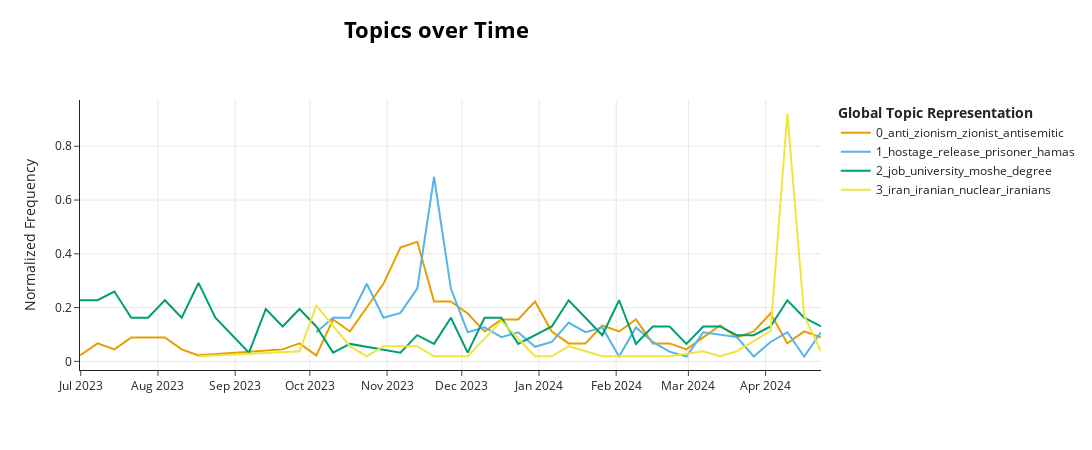

The code cell stored with this chart in its notebook:
### Code cell
topics_over_time_is['Relative Frequency'] = topics_over_time_is.groupby('Timestamp')['Frequency'].transform(lambda x: x / x.sum())

fig = topic_model_is.visualize_topics_over_time(topics_over_time_is, topics=[0, 1, 2, 3], normalize_frequency=True)
fig.show()

### Figure 1 — Plotly figure (JSON) as saved in the notebook; plotly's stock layout.template omitted (floating-point values rounded to 4 significant figures)
{"data": [{"hoverinfo": "text", "hovertext": ["<b>Topic 0</b><br>Words: antizionist, country, anzionist, anti, overflow", "<b>Topic 0</b><br>Words: bar, zionist, tender, nose, anti", "<b>Topic 0</b><br>Words: anti, semitism, zionism, antisemitic, zionist", "<b>Topic 0</b><br>Words: antisemetism, anti, semitist, zionism, semitism", "<b>Topic 0</b><br>Words: zionist, anti, semitic, midddle, stabilishe", "<b>Topic 0</b><br>Words: seriousness, prone, needless, depressed, coworker", "<b>Topic 0</b><br>Words: russian, grandmother, mother, grandma, father", "<b>Topic 0</b><br>Words: realise, proscribe, extremism, condemn, anti", "<b>Topic 0</b><br>Words: anti, criticism, antisemitism, zionist, zionism", "<b>Topic 0</b><br>Words: zionisim, aryan, nazi, difference, adhere", "<b>Topic 0</b><br>Words: semitic, anti, zionism, jews, zionist", "<b>Topic 0</b><br>Words: illuminati, anti, antisemitic, offence, antisemitism", "<b>Topic 0</b><br>Words: semitic, antisemitic, anti, antissemitism, antizionism", "<b>Topic 0</b><br>Words: zionism, antisemitic, anti, zionist, antisemitism", "<b>Topic 0</b><br>Words: zionism, zionist, anti, antisemitism, antisemitic", "<b>Topic 0</b><br>Words: zionism, anti, antisemitic, antisemitism, zionist", "<b>Topic 0</b><br>Words: antisemitic, anti, zionism, semitic, semitism", "<b>Topic 0</b><br>Words: zionism, anti, antisemitism, zionist, zionists", "<b>Topic 0</b><br>Words: antisemitism, zionism, anti, antisemitic, definition", "<b>Topic 0</b><br>Words: antisemitism, anti, zionism, zionist, misunderstanding", "<b>Topic 0</b><br>Words: zionism, anti, jews, zionist, antisemitism", "<b>Topic 0</b><br>Words: antisemitic, zionist, zionism, antisemitism, anti", "<b>Topic 0</b><br>Words: zionism, anti, zionist, antisemitic, jews", "<b>Topic 0</b><br>Words: antisemitic, zionist, post, anti, rethoric", "<b>Topic 0</b><br>Words: anti, zionist, antisemitism, semitism, correlation", "<b>Topic 0</b><br>Words: zionism, antizionism, antisemitic, anti, definition", "<b>Topic 0</b><br>Words: neturei, karta, anti, antisemitic, zionist", "<b>Topic 0</b><br>Words: definition, zionism, anti, antisemitic, zionist", "<b>Topic 0</b><br>Words: anti, antisemitism, zionist, zionism, semitism", "<b>Topic 0</b><br>Words: socialist, episode, zionist, zionists, reconcile", "<b>Topic 0</b><br>Words: occupation, mean, zionist, irrational, semitic", "<b>Topic 0</b><br>Words: iof, politican, osteoporosis, musculoskeletal, list", "<b>Topic 0</b><br>Words: database, zionist, radicalize, zionisms, derogatory", "<b>Topic 0</b><br>Words: zionism, anti, zionists, zionist, jews", "<b>Topic 0</b><br>Words: anti, zionism, zionist, zionists, radicalism", "<b>Topic 0</b><br>Words: anti, asian, semitism, society, jews", "<b>Topic 0</b><br>Words: anti, antisemitism, zionism, antisemitic, zionist", "<b>Topic 0</b><br>Words: zionism, zionist, anti, semitism, judaism", "<b>Topic 0</b><br>Words: zionist, zionism, conflate, vocal, anti", "<b>Topic 0</b><br>Words: semite, anti, zionism, jews, antizionist"], "marker": {"color": "#E69F00"}, "mode": "lines", "name": "0_anti_zionism_zionist_antisemitic", "type": "scatter", "x": ["2023-06-30T16:42:14.400000", "2023-07-07T18:08:00", "2023-07-14T12:16:00", "2023-07-21T06:24:00", "2023-08-03T18:40:00", "2023-08-10T12:48:00", "2023-08-17T06:56:00", "2023-09-20T01:36:00", "2023-09-26T19:44:00", "2023-10-03T13:52:00", "2023-10-10T08:00:00", "2023-10-17T02:08:00", "2023-10-23T20:16:00", "2023-10-30T14:24:00", "2023-11-06T08:32:00", "2023-11-13T02:40:00", "2023-11-19T20:48:00", "2023-11-26T14:56:00", "2023-12-03T09:04:00", "2023-12-10T03:12:00", "2023-12-16T21:20:00", "2023-12-23T15:28:00", "2023-12-30T09:36:00", "2024-01-06T03:44:00", "2024-01-12T21:52:00", "2024-01-19T16:00:00", "2024-01-26T10:08:00", "2024-02-02T04:16:00", "2024-02-08T22:24:00", "2024-02-15T16:32:00", "2024-02-22T10:40:00", "2024-02-29T04:48:00", "2024-03-06T22:56:00", "2024-03-13T17:04:00", "2024-03-20T11:12:00", "2024-03-27T05:20:00", "2024-04-02T23:28:00", "2024-04-09T17:36:00", "2024-04-16T11:44:00", "2024-04-23T05:52:00"], "y": [0.02226, 0.06677, 0.04451, 0.08902, 0.08902, 0.04451, 0.02226, 0.04451, 0.06677, 0.02226, 0.1558, 0.1113, 0.2003, 0.2893, 0.4228, 0.4451, 0.2226, 0.2226, 0.178, 0.1113, 0.1558, 0.1558, 0.2226, 0.1113, 0.06677, 0.06677, 0.1335, 0.1113, 0.1558, 0.06677, 0.06677, 0.04451, 0.08902, 0.1335, 0.08902, 0.1113, 0.178, 0.06677, 0.1113, 0.08902]}, {"hoverinfo": "text", "hovertext": ["<b>Topic 1</b><br>Words: hostage, thai, bangkok, prisoner, release", "<b>Topic 1</b><br>Words: hostage, release, alive, mother, article", "<b>Topic 1</b><br>Words: hostage, release, poster, kidnap, aid", "<b>Topic 1</b><br>Words: hostage, release, bomb, treat, hamas", "<b>Topic 1</b><br>Words: hostage, release, erradicate, hostages, bomb", "<b>Topic 1</b><br>Words: hostage, poster, release, prisoner, tear", "<b>Topic 1</b><br>Words: hostage, release, rescue, prisoner, poster", "<b>Topic 1</b><br>Words: hostage, release, deal, prisoner, hamas", "<b>Topic 1</b><br>Words: hostage, release, prisoner, list, alive", "<b>Topic 1</b><br>Words: hostage, release, prisoner, exchange, shalit", "<b>Topic 1</b><br>Words: hostage, poster, release, cat, body", "<b>Topic 1</b><br>Words: hostage, flair, release, prisoner, poster", "<b>Topic 1</b><br>Words: hostage, rescue, poster, nyc, megidish", "<b>Topic 1</b><br>Words: hostage, torture, release, captivity, rape", "<b>Topic 1</b><br>Words: hostage, smuggle, terror, scenario, least", "<b>Topic 1</b><br>Words: hostage, release, exchange, prisoner, day", "<b>Topic 1</b><br>Words: hostage, release, demand, deal, postwar", "<b>Topic 1</b><br>Words: hostage, release, sebutinde, rescue, proceeding", "<b>Topic 1</b><br>Words: hostage, medicine, wellbeing, truckloads, unrwa", "<b>Topic 1</b><br>Words: hostage, truce, rescue, exchange, release", "<b>Topic 1</b><br>Words: hostage, captivity, october, die, body", "<b>Topic 1</b><br>Words: hostage, release, listenin, operate, gilad", "<b>Topic 1</b><br>Words: tzachi, idan, hostage, polin, goldenberg", "<b>Topic 1</b><br>Words: hostage, glazer, sickness, alive, more", "<b>Topic 1</b><br>Words: hostage, release, rescue, knock, save", "<b>Topic 1</b><br>Words: needy, noncombatant, hostage, ngos, astonishing", "<b>Topic 1</b><br>Words: hostage, quis, amet, vel, aliquet", "<b>Topic 1</b><br>Words: hostage, release, truck, rafiah, recover", "<b>Topic 1</b><br>Words: release, hostage, terrorist, leverage, ratio", "<b>Topic 1</b><br>Words: hostage, gameshow, rescue, deal, release"], "marker": {"color": "#56B4E9"}, "mode": "lines", "name": "1_hostage_release_prisoner_hamas", "type": "scatter", "x": ["2023-10-03T13:52:00", "2023-10-10T08:00:00", "2023-10-17T02:08:00", "2023-10-23T20:16:00", "2023-10-30T14:24:00", "2023-11-06T08:32:00", "2023-11-13T02:40:00", "2023-11-19T20:48:00", "2023-11-26T14:56:00", "2023-12-03T09:04:00", "2023-12-10T03:12:00", "2023-12-16T21:20:00", "2023-12-23T15:28:00", "2023-12-30T09:36:00", "2024-01-06T03:44:00", "2024-01-12T21:52:00", "2024-01-19T16:00:00", "2024-01-26T10:08:00", "2024-02-02T04:16:00", "2024-02-08T22:24:00", "2024-02-15T16:32:00", "2024-02-22T10:40:00", "2024-02-29T04:48:00", "2024-03-06T22:56:00", "2024-03-20T11:12:00", "2024-03-27T05:20:00", "2024-04-02T23:28:00", "2024-04-09T17:36:00", "2024-04-16T11:44:00", "2024-04-23T05:52:00"], "y": [0.1083, 0.1624, 0.1624, 0.2887, 0.1624, 0.1805, 0.2707, 0.6857, 0.2707, 0.1083, 0.1263, 0.09023, 0.1083, 0.05414, 0.07218, 0.1444, 0.1083, 0.1263, 0.01805, 0.1263, 0.07218, 0.03609, 0.01805, 0.1083, 0.09023, 0.01805, 0.07218, 0.1083, 0.01805, 0.1083]}, {"hoverinfo": "text", "hovertext": ["<b>Topic 2</b><br>Words: technion, job, tech, medical, program", "<b>Topic 2</b><br>Words: work, salary, job, boss, degree", "<b>Topic 2</b><br>Words: university, job, study, developer, insight", "<b>Topic 2</b><br>Words: moshe, ari, job, work, hacker", "<b>Topic 2</b><br>Words: job, alljobs, pickle, english, speak", "<b>Topic 2</b><br>Words: job, bachelor, hire, nursing, salary", "<b>Topic 2</b><br>Words: degree, job, atuda, minimum, cyber", "<b>Topic 2</b><br>Words: salary, work, hackeru, job, study", "<b>Topic 2</b><br>Words: engineer, silicon, architect, physics, valley", "<b>Topic 2</b><br>Words: exam, carpentry, mba, program, donts", "<b>Topic 2</b><br>Words: internship, veterinarian, enrichment, jinternship, habitat", "<b>Topic 2</b><br>Words: university, degree, psychometric, job, study", "<b>Topic 2</b><br>Words: aliyah, experience, job, accommodation, work", "<b>Topic 2</b><br>Words: job, study, work, master, degree", "<b>Topic 2</b><br>Words: internship, university, program, archeology, masters", "<b>Topic 2</b><br>Words: bringing, undergrad, ngos, involved, master", "<b>Topic 2</b><br>Words: skeyim, hourly, btn, sizi, sizin", "<b>Topic 2</b><br>Words: job, dxnker, refund, team, vacancy", "<b>Topic 2</b><br>Words: electrician, schabak, work, worker, repatriate", "<b>Topic 2</b><br>Words: ulpan, etzion, psychometrics, psychometric, arabic", "<b>Topic 2</b><br>Words: aliyah, job, university, degree, attorney", "<b>Topic 2</b><br>Words: degree, grow, eduction, druse, dentist", "<b>Topic 2</b><br>Words: ulpan, anthropology, degree, study, science", "<b>Topic 2</b><br>Words: georgia, university, masa, program, semester", "<b>Topic 2</b><br>Words: bagrut, check, company, score, elementary", "<b>Topic 2</b><br>Words: job, degree, linkedin, school, experience", "<b>Topic 2</b><br>Words: hebrew, radiologist, university, job, study", "<b>Topic 2</b><br>Words: cyber, job, market, tutor, skilled", "<b>Topic 2</b><br>Words: alumnus, study, tuition, tau, university", "<b>Topic 2</b><br>Words: exam, job, english, study, university", "<b>Topic 2</b><br>Words: job, hebrew, nefesh, find, hopeless", "<b>Topic 2</b><br>Words: job, ulpan, degree, aliyah, mba", "<b>Topic 2</b><br>Words: guard, earn, dear, idc, israelites", "<b>Topic 2</b><br>Words: december, graduate, aliyah, university, job", "<b>Topic 2</b><br>Words: university, haifa, study, master, requirement", "<b>Topic 2</b><br>Words: consulting, certification, yael, job, comptia", "<b>Topic 2</b><br>Words: degree, azerbaijani, master, bootcamp, job", "<b>Topic 2</b><br>Words: program, english, technion, summer, job", "<b>Topic 2</b><br>Words: job, salary, alya, experience, hour", "<b>Topic 2</b><br>Words: job, ulpan, university, degree, science", "<b>Topic 2</b><br>Words: job, ganenet, salary, work, degree", "<b>Topic 2</b><br>Words: job, bachelor, masa, work, interview"], "marker": {"color": "#009E73"}, "mode": "lines", "name": "2_job_university_moshe_degree", "type": "scatter", "x": ["2023-06-30T16:42:14.400000", "2023-07-07T18:08:00", "2023-07-14T12:16:00", "2023-07-21T06:24:00", "2023-07-28T00:32:00", "2023-08-03T18:40:00", "2023-08-10T12:48:00", "2023-08-17T06:56:00", "2023-08-24T01:04:00", "2023-08-30T19:12:00", "2023-09-06T13:20:00", "2023-09-13T07:28:00", "2023-09-20T01:36:00", "2023-09-26T19:44:00", "2023-10-03T13:52:00", "2023-10-10T08:00:00", "2023-10-17T02:08:00", "2023-11-06T08:32:00", "2023-11-13T02:40:00", "2023-11-19T20:48:00", "2023-11-26T14:56:00", "2023-12-03T09:04:00", "2023-12-10T03:12:00", "2023-12-16T21:20:00", "2023-12-23T15:28:00", "2024-01-06T03:44:00", "2024-01-12T21:52:00", "2024-01-19T16:00:00", "2024-01-26T10:08:00", "2024-02-02T04:16:00", "2024-02-08T22:24:00", "2024-02-15T16:32:00", "2024-02-22T10:40:00", "2024-02-29T04:48:00", "2024-03-06T22:56:00", "2024-03-13T17:04:00", "2024-03-20T11:12:00", "2024-03-27T05:20:00", "2024-04-02T23:28:00", "2024-04-09T17:36:00", "2024-04-16T11:44:00", "2024-04-23T05:52:00"], "y": [0.2272, 0.2272, 0.2597, 0.1623, 0.1623, 0.2272, 0.1623, 0.2922, 0.1623, 0.09738, 0.03246, 0.1948, 0.1298, 0.1948, 0.1298, 0.03246, 0.06492, 0.03246, 0.09738, 0.06492, 0.1623, 0.03246, 0.1623, 0.1623, 0.06492, 0.1298, 0.2272, 0.1623, 0.09738, 0.2272, 0.06492, 0.1298, 0.1298, 0.06492, 0.1298, 0.1298, 0.09738, 0.09738, 0.1298, 0.2272, 0.1623, 0.1298]}, {"hoverinfo": "text", "hovertext": ["<b>Topic 3</b><br>Words: radiation, sufficient, nuclear, iran, bomb", "<b>Topic 3</b><br>Words: iranians, explainantion, msgs, syria, meet", "<b>Topic 3</b><br>Words: iran, iranian, russia, regime, mediterranean", "<b>Topic 3</b><br>Words: iran, iranian, shah, russia, attack", "<b>Topic 3</b><br>Words: iran, iranian, regime, hezbolah, missile", "<b>Topic 3</b><br>Words: iran, khameini, altruism, plo, strained", "<b>Topic 3</b><br>Words: iran, iranian, bull, threat, coward", "<b>Topic 3</b><br>Words: iran, iranians, regime, iranian, turkey", "<b>Topic 3</b><br>Words: nuclear, pakistan, weapon, iran, worried", "<b>Topic 3</b><br>Words: iran, china, fritter, cosy, americana", "<b>Topic 3</b><br>Words: apocalyptic, isrealis, overthrow, iran, nuclear", "<b>Topic 3</b><br>Words: retaliation, argument, say, bad, same", "<b>Topic 3</b><br>Words: iran, nuclear, iranian, persia, weapon", "<b>Topic 3</b><br>Words: iran, china, pacific, russia, saxon", "<b>Topic 3</b><br>Words: proiran, nuke, remind, block, iran", "<b>Topic 3</b><br>Words: iran, russia, nuclear, nuke, composure", "<b>Topic 3</b><br>Words: iran, newiran, tof, free, shite", "<b>Topic 3</b><br>Words: fundamentalism, overthrow, inevitable, system, metastasis", "<b>Topic 3</b><br>Words: mullah, iranians, iran, iranian, cyrus", "<b>Topic 3</b><br>Words: iran, houthis, mean, overplay, economy", "<b>Topic 3</b><br>Words: mullah, iran, iranian, disposessed, mongoloid", "<b>Topic 3</b><br>Words: zoroastrianism, iranians, ancient, relate, teach", "<b>Topic 3</b><br>Words: iran, zoroastrians, iranians, nuclear, iranian", "<b>Topic 3</b><br>Words: iran, disruption, glonass, iranian, missile", "<b>Topic 3</b><br>Words: iran, iranian, attack, embassy, missile", "<b>Topic 3</b><br>Words: iran, iranian, nuclear, regime, defense", "<b>Topic 3</b><br>Words: april, iran, republic, protest, iranian"], "marker": {"color": "#F0E442"}, "mode": "lines", "name": "3_iran_iranian_nuclear_iranians", "type": "scatter", "x": ["2023-08-17T06:56:00", "2023-09-26T19:44:00", "2023-10-03T13:52:00", "2023-10-10T08:00:00", "2023-10-17T02:08:00", "2023-10-23T20:16:00", "2023-10-30T14:24:00", "2023-11-06T08:32:00", "2023-11-13T02:40:00", "2023-11-19T20:48:00", "2023-11-26T14:56:00", "2023-12-03T09:04:00", "2023-12-16T21:20:00", "2023-12-30T09:36:00", "2024-01-06T03:44:00", "2024-01-12T21:52:00", "2024-01-26T10:08:00", "2024-02-02T04:16:00", "2024-02-08T22:24:00", "2024-02-22T10:40:00", "2024-03-06T22:56:00", "2024-03-13T17:04:00", "2024-03-20T11:12:00", "2024-04-02T23:28:00", "2024-04-09T17:36:00", "2024-04-16T11:44:00", "2024-04-23T05:52:00"], "y": [0.01881, 0.03763, 0.207, 0.1317, 0.05644, 0.01881, 0.05644, 0.05644, 0.05644, 0.01881, 0.01881, 0.01881, 0.1505, 0.01881, 0.01881, 0.05644, 0.01881, 0.01881, 0.01881, 0.01881, 0.03763, 0.01881, 0.03763, 0.1129, 0.9219, 0.1693, 0.03763]}], "layout": {"height": 450, "hoverlabel": {"bgcolor": "white", "font": {"family": "Rockwell", "size": 16}}, "legend": {"title": {"text": "<b>Global Topic Representation"}}, "title": {"font": {"color": "Black", "size": 22}, "text": "<b>Topics over Time</b>", "x": 0.4, "xanchor": "center", "y": 0.95, "yanchor": "top"}, "width": 1250, "xaxis": {"showgrid": true}, "yaxis": {"showgrid": true, "title": {"text": "Normalized Frequency"}}}}
